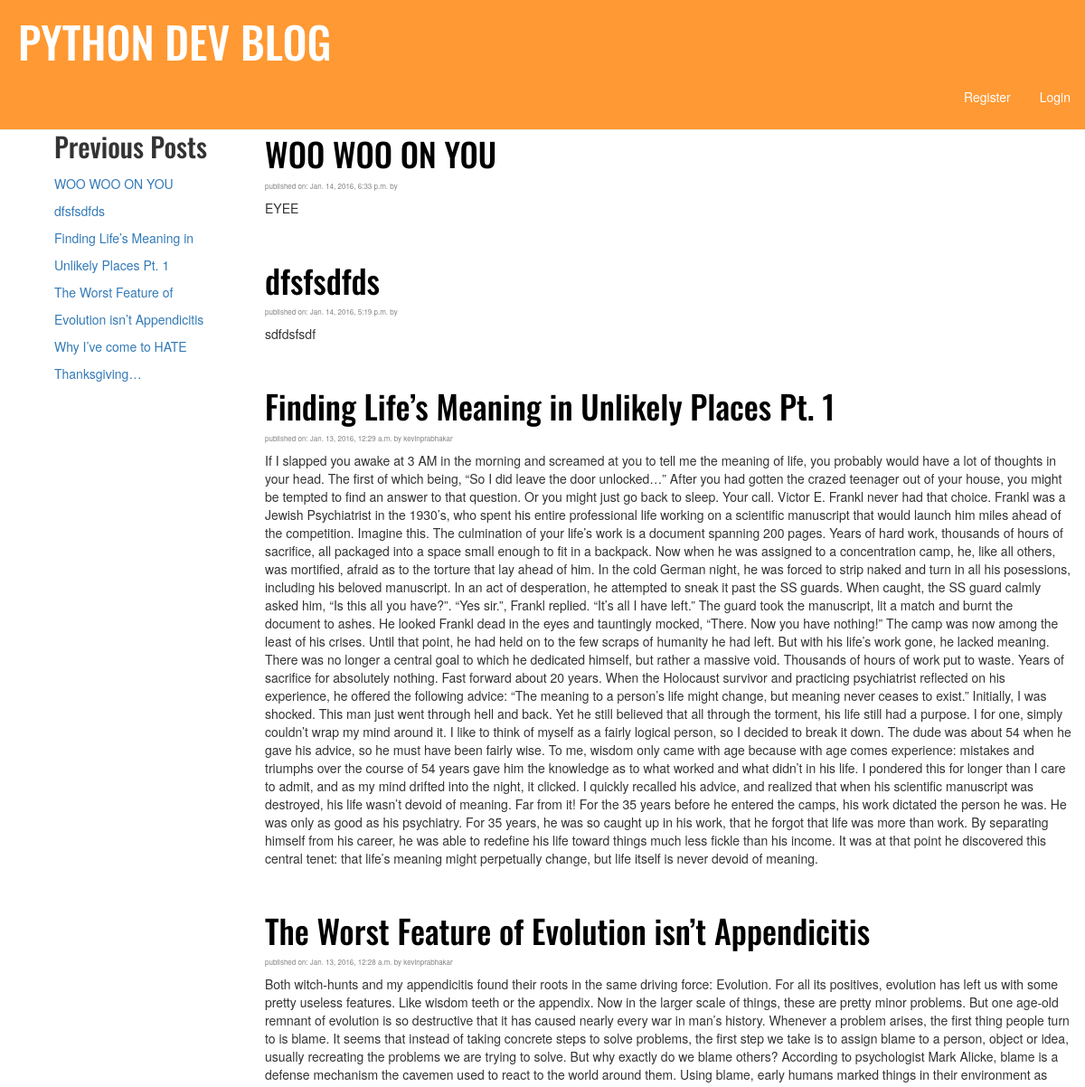
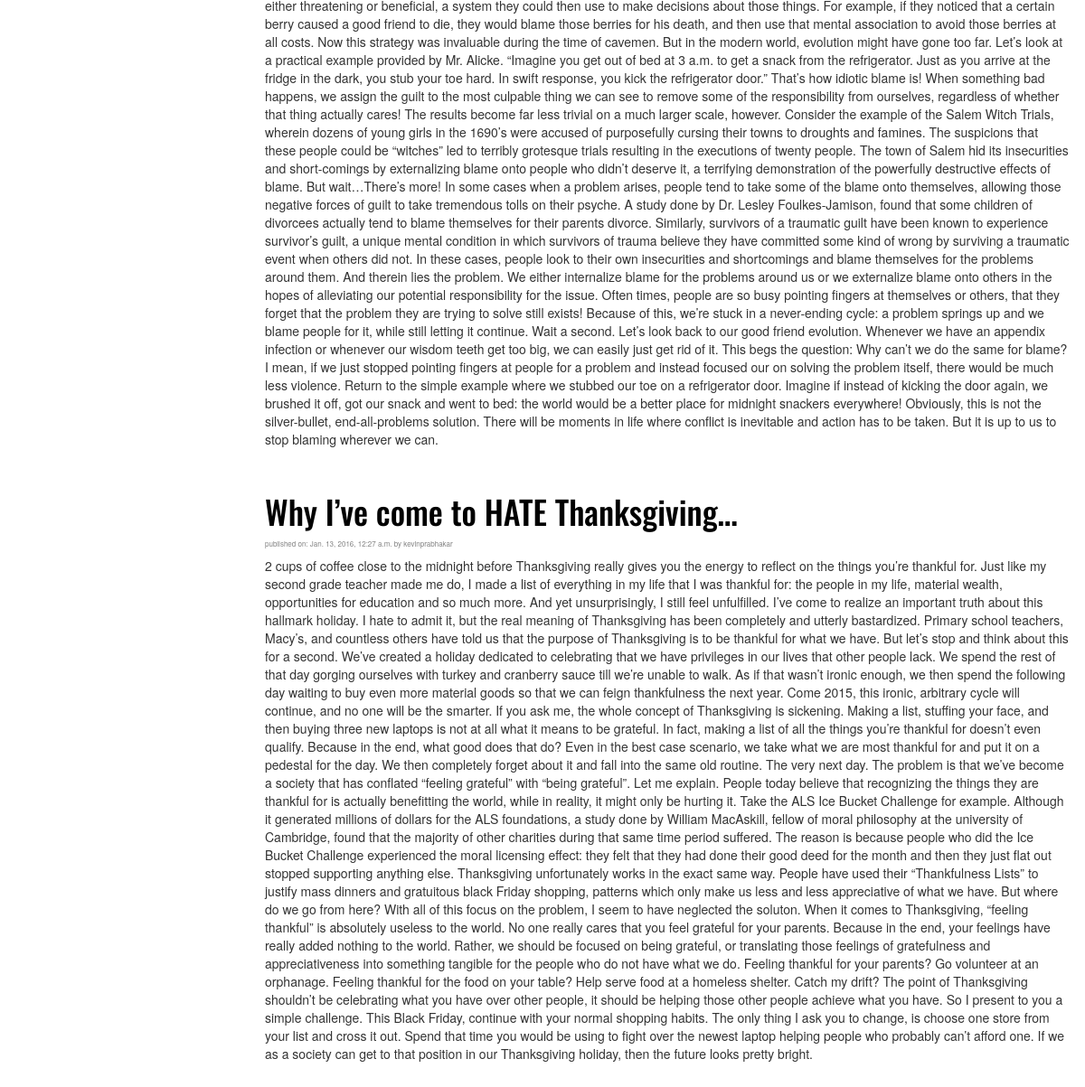
/blogsite/, run on the app's committed database (2 pictures, top to bottom).
### blogsite/models.py (models this page shows, shortened)
class Post(models.Model):
    title=models.CharField(max_length=100)
    author=models.CharField(max_length=50, default=User)
    content=models.TextField()
    timestamp=models.DateTimeField(blank=True, default=datetime.now())

### blogsite/views.py (the view)
def home(request):
    posts = Post.objects.order_by('timestamp').reverse()
    context_dict={
        'posts':posts
    }
    return render(request, 'blogsite/home.html', context_dict)

### templates/blogsite/home.html
{% extends 'blogsite/base.html' %}
{% block content %}
    {% for post in posts %}
        <div class="post">
            <h1><a href="{% url 'post_detail' pk=post.pk %}">{{ post.title }}</a></h1>
            <div class="date">
                published on: {{ post.timestamp }} by {{post.author}}
            </div>
            <br>
            <p>{{ post.content }}</p>
        </div>
    {% endfor %}
{% endblock %}

### templates/blogsite/base.html (shortened to what this page needs)
<!DOCTYPE html>
{% load staticfiles %}
<html lang="en">
<head>
    <link rel="stylesheet" href="//maxcdn.bootstrapcdn.com/bootstrap/3.2.0/css/bootstrap.min.css">
    <link rel="stylesheet" href="//maxcdn.bootstrapcdn.com/bootstrap/3.2.0/css/bootstrap-theme.min.css">
    <link rel="stylesheet" href="{% static 'blogsite/blog.css' %}">
</head>
<body>
    <div class="page-header">
        <h1><a href="/blogsite/">PYTHON DEV BLOG</a></h1>
            <ul>
              <li><a href='/blogsite/login/'>Login</a></li>
              <li><a href="/blogsite/register/">Register</a></li>
            </ul>
    </div>
    <br><br><br><br><br><br>
    <div class="content container">
        <div class="sidebar">
            <h2>Previous Posts</h2>
            {% for post in posts%}
                <a href="{% url 'post_detail' pk=post.pk %}" id="post-title">{{ post.title }}</a>
                <br>
            {% endfor %}
        </div>
            <div class="section">
                {% block content %}
                {% endblock %}
            </div>
        </div>
</body>
</html>

### static/blogsite/blog.css (style rules this page uses)
.page-header { background-color: #ff9933; margin-top: 0; position: fixed; width: 100%; padding-bottom:12px; top:0; z-index:2000; }
.page-header h1, .page-header h1 a, .page-header h1 a:visited, .page-header h1 a:active { color: #ffffff; font-size: 36pt; text-decoration: none; padding-left:10px; font-family: 'Oswald' }
.content { margin-left: 40px; }
h1, h2, h3, h4 { font-family: 'Oswald'; }
.sidebar h2 { font-size:18; }
.date { float: left; color: #828282; font-size: 8px; }
.post { margin-bottom: 50px; }
.post h1 a, .post h1 a:visited { color: #000000; }
.sidebar { line-height:30px; background-color:#ffffff; height:100%; width:200px; padding:5px; position:fixed; }
#post-title { font-color: #0000000 }
.section { width:80%; float:right; padding:10px; }
ul { list-style-type: none; margin: 0; padding: 0; overflow: hidden; background-color: #ff9933; }
li { float: right; }
li a { display: block; color: white; text-align: center; padding: 14px 16px; text-decoration: none; }

### data on the page
Post: title "WOO WOO ON YOU", timestamp "Jan. 14, 2016, 6:33 p.m.", content "EYEE"
Post: title "dfsfsdfds", timestamp "Jan. 14, 2016, 5:19 p.m.", content "sdfdsfsdf"
Post: title "Finding Life’s Meaning in Unlikely Places Pt. 1", timestamp "Jan. 13, 2016, 12:29 a.m.", author "kevinprabhakar", content "If I slapped you awake at 3 AM in the morning and screamed at you to tell me the meaning of life, you probably would have a lot of thoughts in your head. The first of which being, “So I did leave the door unlocked…” After you had gotten the crazed teenager out of your house, you might be tempted to find an answer to that question. Or you might just go back to sleep. Your call. Victor E. Frankl never had that choice. Frankl was a Jewish Psychiatrist in the 1930’s, who spent his entire professional life working on a scientific manuscript that would launch him miles ahead of the competition. Imagine this. The culmination of your life’s work is a document spanning 200 pages. Years of hard work,…"
Post: title "The Worst Feature of Evolution isn’t Appendicitis", timestamp "Jan. 13, 2016, 12:28 a.m.", author "kevinprabhakar", content "Both witch-hunts and my appendicitis found their roots in the same driving force: Evolution. For all its positives, evolution has left us with some pretty useless features. Like wisdom teeth or the appendix. Now in the larger scale of things, these are pretty minor problems. But one age-old remnant of evolution is so destructive that it has caused nearly every war in man’s history. Whenever a problem arises, the first thing people turn to is blame. It seems that instead of taking concrete steps to solve problems, the first step we take is to assign blame to a person, object or idea, usually recreating the problems we are trying to solve. But why exactly do we blame others? According to…"
Post: title "Why I’ve come to HATE Thanksgiving…", timestamp "Jan. 13, 2016, 12:27 a.m.", author "kevinprabhakar", content "2 cups of coffee close to the midnight before Thanksgiving really gives you the energy to reflect on the things you’re thankful for. Just like my second grade teacher made me do, I made a list of everything in my life that I was thankful for: the people in my life, material wealth, opportunities for education and so much more. And yet unsurprisingly, I still feel unfulfilled. I’ve come to realize an important truth about this hallmark holiday. I hate to admit it, but the real meaning of Thanksgiving has been completely and utterly bastardized. Primary school teachers, Macy’s, and countless others have told us that the purpose of Thanksgiving is to be thankful for what we have. But let’s…"
